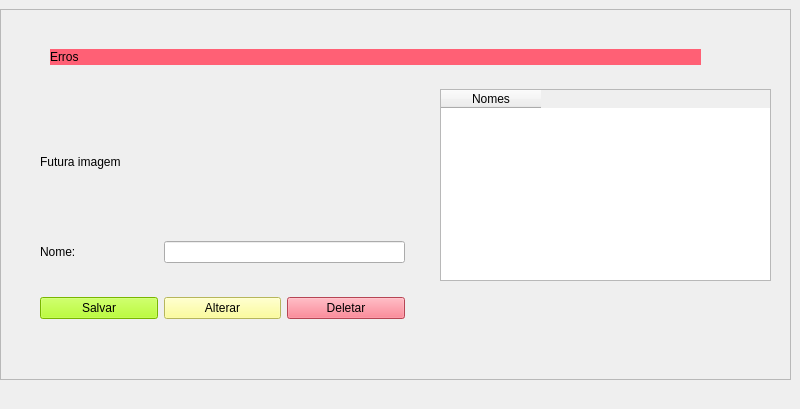
<?xml version="1.0" encoding="UTF-8"?>
<ui version="4.0">
 <class>MainWindow</class>
 <widget class="QMainWindow" name="MainWindow">
  <property name="geometry">
   <rect>
    <x>0</x>
    <y>0</y>
    <width>800</width>
    <height>409</height>
   </rect>
  </property>
  <property name="windowTitle">
   <string>MainWindow</string>
  </property>
  <widget class="QWidget" name="centralwidget">
   <widget class="QFrame" name="frame">
    <property name="geometry">
     <rect>
      <x>0</x>
      <y>9</y>
      <width>791</width>
      <height>371</height>
     </rect>
    </property>
    <property name="frameShape">
     <enum>QFrame::StyledPanel</enum>
    </property>
    <property name="frameShadow">
     <enum>QFrame::Raised</enum>
    </property>
    <widget class="QStackedWidget" name="stackedWidget">
     <property name="geometry">
      <rect>
       <x>20</x>
       <y>10</y>
       <width>761</width>
       <height>341</height>
      </rect>
     </property>
     <property name="currentIndex">
      <number>0</number>
     </property>
     <widget class="QWidget" name="page_cadastro">
      <widget class="QWidget" name="gridLayoutWidget">
       <property name="geometry">
        <rect>
         <x>20</x>
         <y>70</y>
         <width>365</width>
         <height>261</height>
        </rect>
       </property>
       <layout class="QGridLayout" name="gridLayout">
        <item row="1" column="0">
         <widget class="QLabel" name="label">
          <property name="text">
           <string>Nome:</string>
          </property>
         </widget>
        </item>
        <item row="3" column="0">
         <widget class="QPushButton" name="push_button_salvar">
          <property name="styleSheet">
           <string notr="true">background-color: rgb(170, 255, 0);</string>
          </property>
          <property name="text">
           <string>Salvar</string>
          </property>
         </widget>
        </item>
        <item row="1" column="1" colspan="2">
         <widget class="QLineEdit" name="line_edit_nome"/>
        </item>
        <item row="3" column="2">
         <widget class="QPushButton" name="push_button_deletar">
          <property name="styleSheet">
           <string notr="true">background-color: rgb(255, 96, 117);</string>
          </property>
          <property name="text">
           <string>Deletar</string>
          </property>
         </widget>
        </item>
        <item row="3" column="1">
         <widget class="QPushButton" name="push_button_alterar">
          <property name="styleSheet">
           <string notr="true">background-color: rgb(255, 255, 127);</string>
          </property>
          <property name="text">
           <string>Alterar</string>
          </property>
         </widget>
        </item>
        <item row="0" column="0" colspan="3">
         <widget class="QLabel" name="label_img_topo">
          <property name="sizePolicy">
           <sizepolicy hsizetype="Fixed" vsizetype="Fixed">
            <horstretch>250</horstretch>
            <verstretch>250</verstretch>
           </sizepolicy>
          </property>
          <property name="minimumSize">
           <size>
            <width>250</width>
            <height>90</height>
           </size>
          </property>
          <property name="text">
           <string>Futura imagem</string>
          </property>
         </widget>
        </item>
       </layout>
      </widget>
      <widget class="QTableWidget" name="table_widget_nomes">
       <property name="geometry">
        <rect>
         <x>420</x>
         <y>70</y>
         <width>331</width>
         <height>192</height>
        </rect>
       </property>
       <column>
        <property name="text">
         <string>Nomes</string>
        </property>
       </column>
      </widget>
      <widget class="QLabel" name="label_erro">
       <property name="geometry">
        <rect>
         <x>30</x>
         <y>30</y>
         <width>651</width>
         <height>16</height>
        </rect>
       </property>
       <property name="styleSheet">
        <string notr="true">background-color: rgb(255, 96, 117);</string>
       </property>
       <property name="text">
        <string>Erros</string>
       </property>
      </widget>
     </widget>
     <widget class="QWidget" name="page_login"/>
    </widget>
   </widget>
  </widget>
 </widget>
 <resources/>
 <connections/>
</ui>
